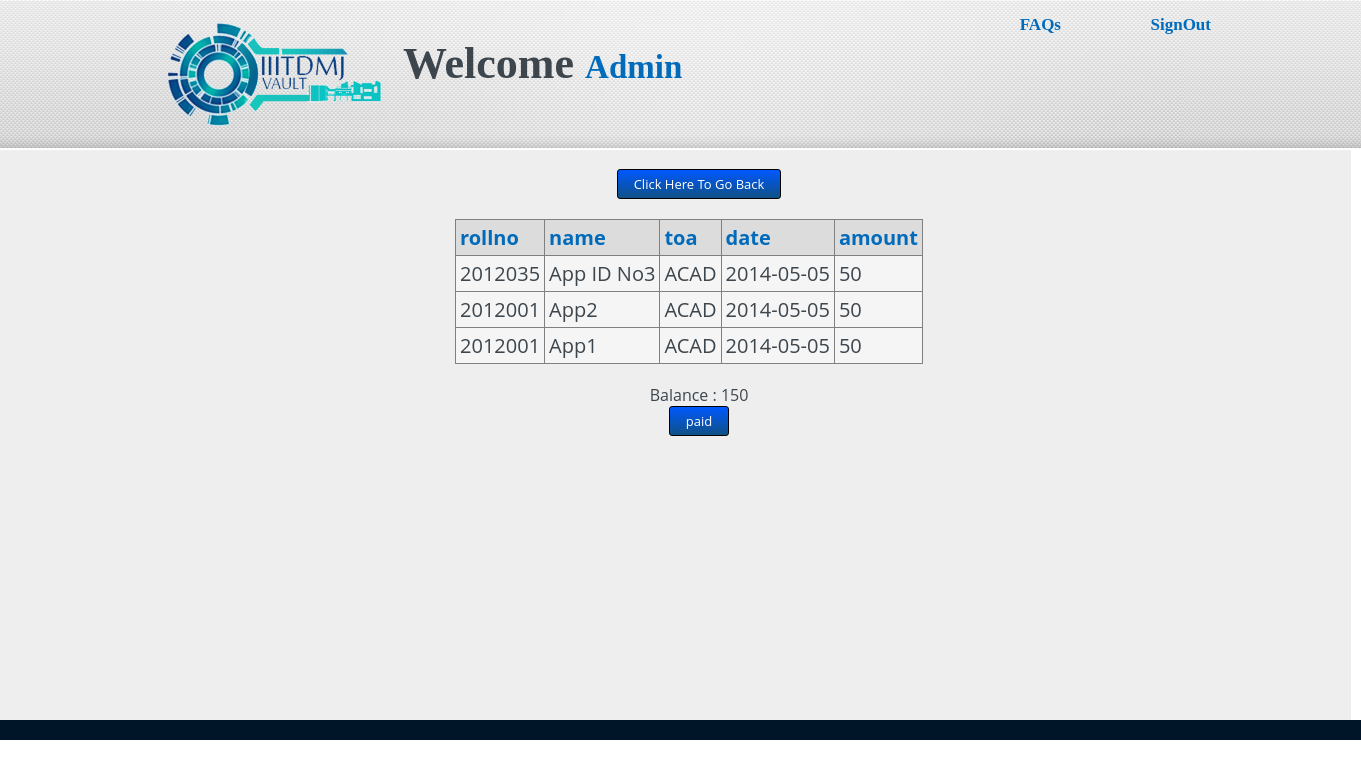
/admins_home/applications.php, run on the app's committed database.
### tables this page shows
CREATE TABLE IF NOT EXISTS `trans` (
  `id` int(10) NOT NULL AUTO_INCREMENT,
  `rollno` int(7) NOT NULL,
  `name` varchar(30) NOT NULL,
  `toa` varchar(10) NOT NULL,
  `date` date NOT NULL,
  `amount` float DEFAULT NULL,
  PRIMARY KEY (`id`),
  KEY `rollno` (`rollno`),
  KEY `toa` (`toa`)
);

CREATE TABLE IF NOT EXISTS `account` (
  `name` varchar(10) NOT NULL,
  `password` varchar(10) NOT NULL,
  `bal` float NOT NULL DEFAULT '0',
  PRIMARY KEY (`name`)
);

### admins_home/applications.php (the view, shortened to what this page needs)
<html>
	<head>
		<link href="css.css" rel="stylesheet" type="text/css">
	</head>
	<body>
		<div id="header">
			<div id="header1">
				<img id="logo" src="images/iiit.png">
				<h2 class="welcome">Welcome <span class="user">Admin</span></h2>
			</div>
			<a href=# class="header-faq">FAQs</a>
			<a href=# class="header-signout">SignOut</a>
		</div>
		<table id="main" >
			<tr>
			<td style="vertical-align:top">
			</td>
			<td style="padding-right: 100px;height: 500px;">
		    <div id="main-right" style="padding-bottom: 0px;align-content: center;padding-right: 100px;padding-top: 10px;">
		    <center style="
    padding-bottom: 260px;
"><a href="admin.php"><input type="submit" name="back" value="Click Here To Go Back" class="freshbutton-blue "></a>
<?php
			$qry="SELECT * FROM trans where toa='ACAD' ORDER BY id DESC";
			$result=mysql_query($qry);
			echo '<table border="1">
			<th>rollno</th>
			<th>name</th>
			<th>toa</th>
			<th>date</th>
			<th>amount</th>';
			while ($row = mysql_fetch_assoc($result))
			{
					echo '<tr>
						<td>'.$row['rollno'].'</td>
						<td>'.$row['name'].'</td>
						<td>'.$row['toa'].'</td>
						<td>'.$row['date'].'</td>
						<td>'.$row['amount'].'</td>
						</tr>';
			}
			echo '</table>';
			$bal=0;
			$qry="SELECT bal FROM account where name='ACAD' ";
			$result=mysql_query($qry);
			while ($row = mysql_fetch_assoc($result))
			{
				$bal=$row['bal'];
			}
			echo 'Balance : '.$bal;
?>
<form action="applications.php" method="post">
	<input type="submit" name="paid" value="paid" class="freshbutton-blue ">
</form>
</div>
			</td>
			</tr>
		</table>
		<div id="footer">
		</div>
	</body>
</html>

### admins_home/css.css (style rules this page uses)
body, input, textarea, select, button, .normal { font-family: "Open Sans","lucida grande","Segoe UI",arial,verdana,"lucida sans unicode",tahoma,sans-serif; font-size: 13px; color: #3d464d; font-weight: normal; }
body { margin: 0 0 0 0; }
a { text-decoration: blink; color: white; font-size: 25; font-family: segoe ui light; }
#main-right table { font-size: 20; margin: 1em 1em 1em 0; background: whitesmoke; border-collapse: collapse; }
#main-right table th, table td { border: 1px silver gainsboro; padding: 0.2em; }
#main-right table th { font-size: 20; background: gainsboro; text-align: left; }
#main-right a { font-size: 20; color:red; }
#header { background: url(images/bg_top3_repeat.jpg) top center repeat-x; height:150px; }
.freshbutton-blue { filter: progid:DXImageTransform.Microsoft.gradient(startColorstr="#168add", endColorstr="#007ee5"); background: -webkit-gradient(linear, left top, left bottom, from(#0058ff), to(#0f5185)); background: -moz-linear-gradient(top, #168add, #007ee5); border: 1px solid #000000; color: white; padding: 5px 16px; border-radius: 3px; }
#header1 { background: url(images/bg_top3.jpg) top center no-repeat; padding: 28px 28px; height:94px; }
#logo { float:left; padding-left: 50px; width: 250px; margin-left: 75px; margin-bottom: 0px; margin-top: -20; }
.header-faq { margin-right: 300px; float: right; margin-top: -135; font-size: 17px; color: #006abb; font-weight: bold; }
.header-signout { margin-right: 150px; float: right; margin-top: -135; font-size: 17px; color: #006abb; font-weight: bold; }
.welcome { margin-top: 10px; font-family: segoe ui light; font-size:44px; }
.user { color:#006abb; font-size:33px; }
#main { background:#eeeeee; margin-top: -1; height:570px; width:1351px; }
#main-right { width: 900px; float: right; }
#main-right th { font-size: 25px; color: #006abb; }
#footer { background-color:#001628; height:20px; }

### data on the page
trans: rollno "2012035", name "App ID No3", toa "ACAD", date "2014-05-05", amount "50"
trans: rollno "2012001", name "App2", toa "ACAD", date "2014-05-05", amount "50"
trans: rollno "2012001", name "App1", toa "ACAD", date "2014-05-05", amount "50"
account: bal "150"
